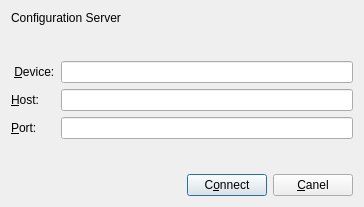
<?xml version="1.0" encoding="UTF-8"?>
<ui version="4.0">
 <class>ConnectDlg</class>
 <widget class="QDialog" name="ConnectDlg">
  <property name="geometry">
   <rect>
    <x>0</x>
    <y>0</y>
    <width>364</width>
    <height>207</height>
   </rect>
  </property>
  <property name="maximumSize">
   <size>
    <width>16777215</width>
    <height>207</height>
   </size>
  </property>
  <property name="windowTitle">
   <string>Connect</string>
  </property>
  <layout class="QGridLayout" name="gridLayout_2">
   <item row="0" column="0">
    <layout class="QVBoxLayout" name="verticalLayout">
     <item>
      <widget class="QLabel" name="label">
       <property name="text">
        <string>Configuration Server</string>
       </property>
      </widget>
     </item>
     <item>
      <spacer name="verticalSpacer">
       <property name="orientation">
        <enum>Qt::Vertical</enum>
       </property>
       <property name="sizeHint" stdset="0">
        <size>
         <width>20</width>
         <height>18</height>
        </size>
       </property>
      </spacer>
     </item>
     <item>
      <layout class="QGridLayout" name="gridLayout">
       <item row="0" column="0">
        <widget class="QLabel" name="deviceLabel">
         <property name="text">
          <string> &amp;Device:</string>
         </property>
         <property name="buddy">
          <cstring>deviceLineEdit</cstring>
         </property>
        </widget>
       </item>
       <item row="0" column="1">
        <widget class="QLineEdit" name="deviceLineEdit"/>
       </item>
       <item row="1" column="0">
        <widget class="QLabel" name="hostLabel">
         <property name="text">
          <string>&amp;Host:</string>
         </property>
         <property name="buddy">
          <cstring>hostLineEdit</cstring>
         </property>
        </widget>
       </item>
       <item row="1" column="1">
        <widget class="QLineEdit" name="hostLineEdit"/>
       </item>
       <item row="2" column="0">
        <widget class="QLabel" name="portLabel">
         <property name="text">
          <string>&amp;Port:</string>
         </property>
         <property name="buddy">
          <cstring>portLineEdit</cstring>
         </property>
        </widget>
       </item>
       <item row="2" column="1">
        <widget class="QLineEdit" name="portLineEdit"/>
       </item>
      </layout>
     </item>
     <item>
      <spacer name="verticalSpacer_2">
       <property name="orientation">
        <enum>Qt::Vertical</enum>
       </property>
       <property name="sizeHint" stdset="0">
        <size>
         <width>20</width>
         <height>18</height>
        </size>
       </property>
      </spacer>
     </item>
     <item>
      <layout class="QHBoxLayout" name="horizontalLayout">
       <item>
        <spacer name="horizontalSpacer">
         <property name="orientation">
          <enum>Qt::Horizontal</enum>
         </property>
         <property name="sizeHint" stdset="0">
          <size>
           <width>40</width>
           <height>20</height>
          </size>
         </property>
        </spacer>
       </item>
       <item>
        <widget class="QPushButton" name="pushButton">
         <property name="text">
          <string>C&amp;onnect</string>
         </property>
        </widget>
       </item>
       <item>
        <widget class="QPushButton" name="pushButton_2">
         <property name="text">
          <string>&amp;Canel</string>
         </property>
        </widget>
       </item>
      </layout>
     </item>
    </layout>
   </item>
  </layout>
 </widget>
 <resources/>
 <connections/>
</ui>
